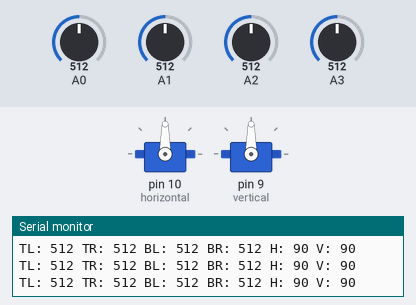
A sketch run on a simulated Arduino Uno, built with avr-gcc and run on an emulated ATmega328P. Shown: 2 × servo, the last lines printed to the serial monitor. The inputs (shaded band) are chosen by the test bench; at power-on: A1 = 512, A0 = 512, A3 = 512, A2 = 512.

Above: at 1.2 s.
1.3 s: A1 set to 598
4.3 s: A1 set to 622
At 4.91 s:
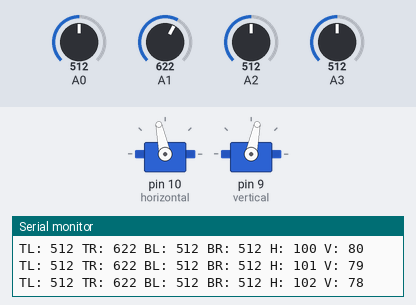
7.3 s: A0 set to 311
At 8.8 s:
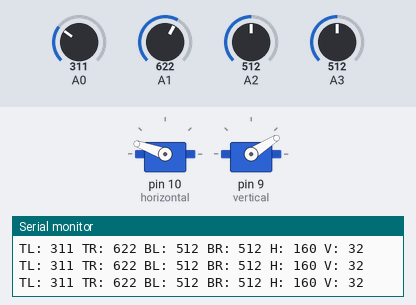
10.3 s: A0 set to 294
At 10.91 s:
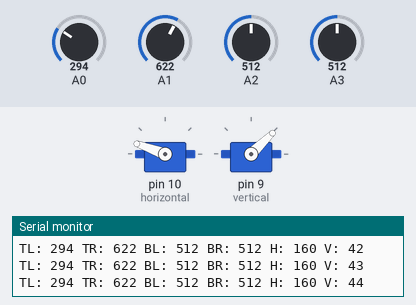
13.3 s: A3 set to 489
At 13.3 s:
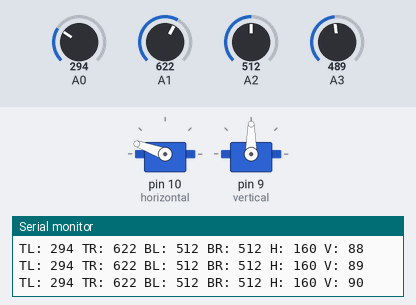
16.3 s: A2 set to 716
At 20.1 s:
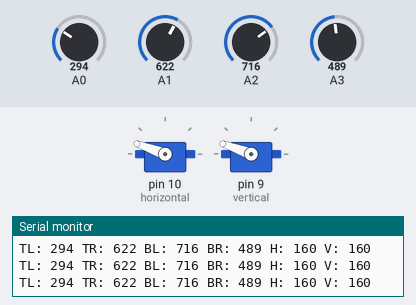
Timing chart, 0 to 20.3 s (numbered marks = the images above; inputs shaded):
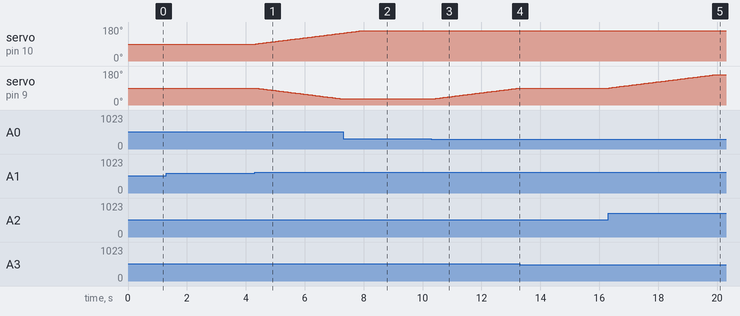

Measured:
- the behaviour switches between 613 and 614 on A1 (found by bisection; images 0 and 1)
- the behaviour switches between 302 and 301 on A0 (found by bisection; images 2 and 3)
- the behaviour switches between 506 and 505 on A3 (found by bisection; images 3 and 4)
- after the input at 4.3 s, servo on pin 10 (horizontal): moves from 90° to 148° over 2.9 s, starting at once; servo on pin 9 (vertical): moves from 90° to 32° over 2.9 s, starting at once
- after the input at 7.3 s, servo on pin 9 (vertical): stays 32° (without the input it goes to 31° after 0.04 s)
- after the input at 10.3 s, servo on pin 9 (vertical): moves from 32° to 90° over 2.9 s, starting at once
- after the input at 13.3 s, servo on pin 9 (vertical): stays 90° (without the input it goes to 91° after 0.04 s)
- after the input at 16.3 s, servo on pin 9 (vertical): moves from 90° to 160° over 3.6 s, starting at once

The sketch:

SOLAR_TRACKER.ino
```cpp
#include <Servo.h>

Servo horizontal;
Servo vertical;
int hangle=90,vangle=90;
int threshold=50;

void setup(){
    horizontal.attach(10);
    vertical.attach(9);
    horizontal.write(hangle);
    vertical.write(vangle);
    Serial.begin(9600);
}

void loop(){
    int tl=analogRead(A0);
    int tr=analogRead(A1);
    int bl=analogRead(A2);
    int br=analogRead(A3);

    int left=(tl+bl)/2;
    int right=(tr+br)/2;
    int top=(tl+tr)/2;
    int bottom=(bl+br)/2;

    if(left-right>threshold){
        hangle--;
    }
    else if(right-left>threshold){
        hangle++;
    }

    if(top-bottom>threshold){
        vangle--;
    }
    else if(bottom-top>threshold){
        vangle++;
    }

    hangle=constrain(hangle,20,160);
    vangle=constrain(vangle,20,160);

    horizontal.write(hangle);
    vertical.write(vangle);

    Serial.print("TL: ");
    Serial.print(tl);
    Serial.print(" TR: ");
    Serial.print(tr);
    Serial.print(" BL: ");
    Serial.print(bl);
    Serial.print(" BR: ");
    Serial.print(br);
    Serial.print(" H: ");
    Serial.print(hangle);
    Serial.print(" V: ");
    Serial.println(vangle);

    delay(50);
}
```
